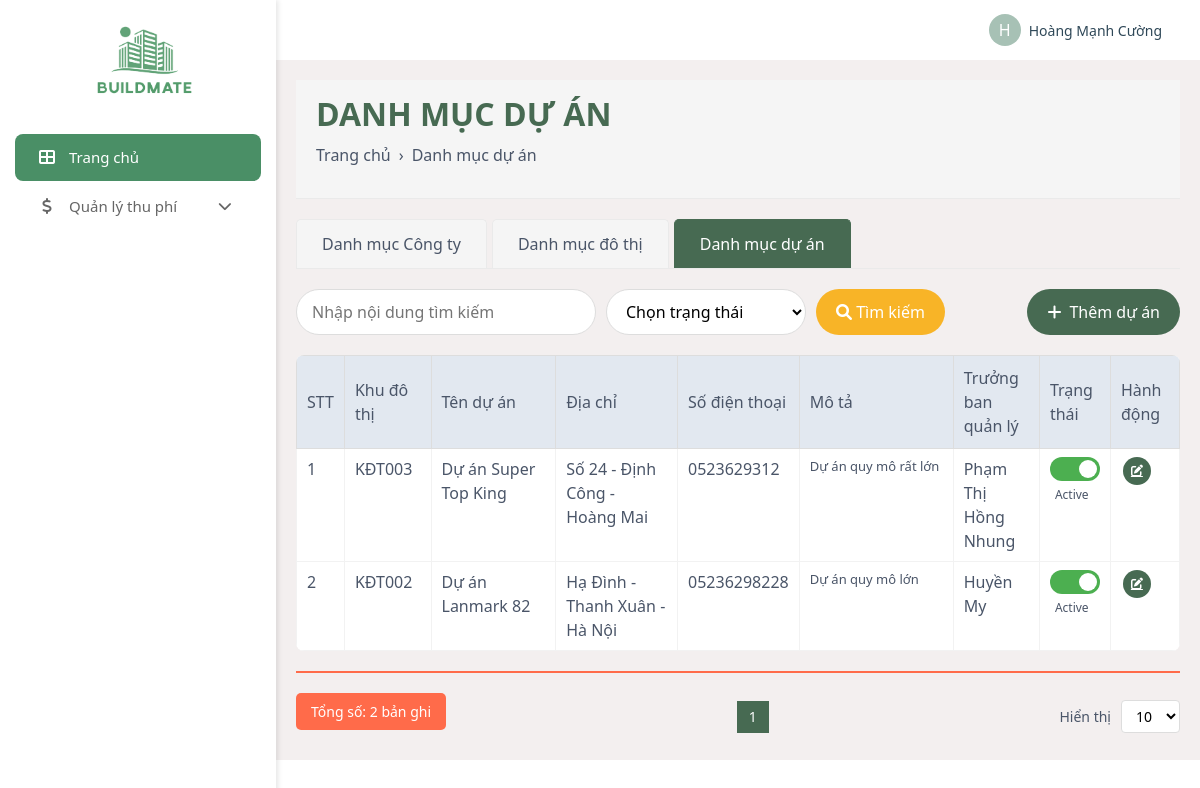
Screenshot of /admin/data-info/projects.php (signed in) with the database file from the repository.
### tables this page shows
CREATE TABLE `projects` (
  `ProjectID` int(11) NOT NULL,
  `Name` varchar(255) NOT NULL,
  `Address` text NOT NULL,
  `Phone` varchar(20) DEFAULT NULL,
  `Email` varchar(255) DEFAULT NULL,
  `Deadlock` date DEFAULT NULL,
  `Description` text DEFAULT NULL,
  `OperationId` varchar(50) DEFAULT NULL,
  `TownShipId` int(11) NOT NULL,
  `ManagerId` int(11) NOT NULL,
  `Status` varchar(50) DEFAULT 'active'
);

CREATE TABLE `townships` (
  `TownShipId` int(11) NOT NULL,
  `Code` varchar(50) NOT NULL,
  `Name` varchar(255) NOT NULL,
  `CompanyId` int(11) NOT NULL
);

CREATE TABLE `staffs` (
  `ID` int(11) NOT NULL,
  `Name` varchar(255) DEFAULT NULL,
  `Email` varchar(255) DEFAULT NULL,
  `PhoneNumber` varchar(20) DEFAULT NULL,
  `Position` varchar(100) DEFAULT NULL,
  `Address` text DEFAULT NULL,
  `DepartmentId` int(11) NOT NULL,
  `NationalID` varchar(50) DEFAULT NULL,
  `Status` enum('active','inactive') DEFAULT 'active'
);

### admin/data-info/projects.php (the view, shortened to what this page needs)
<?php
include '../../database/DBController.php';
?>
<!DOCTYPE html>
<html lang="en">
<head>
    <link rel="stylesheet" href="https://cdnjs.cloudflare.com/ajax/libs/font-awesome/6.0.0/css/all.min.css">
    <link href="https://cdn.jsdelivr.net/npm/bootstrap@5.3.0/dist/css/bootstrap.min.css" rel="stylesheet">
    <link rel="stylesheet" href="../css/admin_style.css">
</head>
<body>
    <div class="d-flex">
        <?php include '../admin_navbar.php'; ?>
        <div style="width: 100%;">
            <?php include '../admin_header.php'; ?>
            <div class="manage-container">
                <div class="page-header">
                    <h2 style="font-weight: bold; color: #476a52; margin-bottom: 10px; text-transform: uppercase;">DANH MỤC DỰ ÁN</h2>
                    <div class="breadcrumb">
                        <a href="/webquanlytoanha/admin/dashboard.php">Trang chủ</a>
                        <span style="margin: 0 8px;">›</span>
                        <span>Danh mục dự án</span>
                    </div>
                </div>
                <div class="tab-navigation">
                    <a href="companies.php" class="tab-item">Danh mục Công ty</a>
                    <a href="townships.php" class="tab-item">Danh mục đô thị</a>
                    <a href="projects.php" class="tab-item active">Danh mục dự án</a>
                </div>
                <div class="search-container">
                    <div class="d-flex">
                        <input type="text" class="search-input" placeholder="Nhập nội dung tìm kiếm">
                        <select class="search-select">
                            <option value="">Chọn trạng thái</option>
                        </select>
                        <button class="search-btn">
                            <i class="fas fa-search"></i> Tìm kiếm
                        </button>
                    </div>
                    <a href="create_project.php" class="add-btn">
                        <i class="fas fa-plus"></i> Thêm dự án
                    </a>
                </div>
                <table class="project-table">
                    <thead>
                        <tr>
                            <th width="5%">STT</th>
                            <th width="10%">Khu đô thị</th>
                            <th width="15%">Tên dự án</th>
                            <th width="15%">Địa chỉ</th>
                            <th width="10%">Số điện thoại</th>
                            <th width="20%">Mô tả</th>
                            <th width="10%">Trưởng ban quản lý</th>
                            <th width="7%">Trạng thái</th>
                            <th width="8%">Hành động</th>
                        </tr>
                    </thead>
                    <tbody>
                        <?php
                        $records_per_page = isset($_GET['per_page']) ? (int)$_GET['per_page'] : 10;
                        $page = isset($_GET['page']) ? (int)$_GET['page'] : 1;
                        $offset = ($page - 1) * $records_per_page;
                        $count_query = mysqli_query($conn, "SELECT COUNT(*) as total FROM Projects");
                        $total_records = mysqli_fetch_assoc($count_query)['total'];
                        $total_pages = ceil($total_records / $records_per_page);
                        $select_projects = mysqli_query($conn, "SELECT p.*, t.Name as TownshipName, t.Code as TownshipCode, s.Name as ManagerName
                                                    FROM Projects p
                                                    LEFT JOIN Townships t ON p.TownshipId = t.TownshipId
                                                    LEFT JOIN Staffs s ON p.ManagerId = s.ID
                                                    ORDER BY p.ProjectID DESC LIMIT $offset, $records_per_page");
                        if (mysqli_num_rows($select_projects) > 0) {
                            $counter = $offset + 1;
                            while ($project = mysqli_fetch_assoc($select_projects)) {
                                $is_active = isset($project['Status']) ? ($project['Status'] == 'active') : true;
                        ?>
                                <tr>
                                    <td><?php echo $counter++; ?></td>
                                    <td><?php echo $project['TownshipCode'] ? $project['TownshipCode'] : 'N/A'; ?></td>
                                    <td><?php echo $project['Name']; ?></td>
                                    <td><?php echo $project['Address']; ?></td>
                                    <td><?php echo $project['Phone']; ?></td>
                                    <td><div class="project-description"><?php echo nl2br($project['Description']); ?></div></td>
                                    <td><?php echo $project['ManagerName'] ? $project['ManagerName'] : 'N/A'; ?></td>
                                    <td>
                                        <label class="switch">
                                            <span class="slider"></span>
                                        </label>
                                        <span class="status-text"><?php echo $is_active ? 'Active' : 'Inactive'; ?></span>
                                    </td>
                                    <td>
                                        <div class="d-flex">
                                            <a href="update_project.php?id=<?php echo $project['ProjectID']; ?>" class="action-btn edit-btn"><i class="fas fa-edit"></i></a>
                                        </div>
                                    </td>
                                </tr>
                        <?php
                            }
                        } else {
                            echo '<tr><td colspan="9" class="text-center">Không có dữ liệu dự án</td></tr>';
                        }
                        ?>
                    </tbody>
                </table>
                <div class="separator-line"></div>
                <div class="pagination">
                    <div class="total-count">Tổng số: <?php echo $total_records; ?> bản ghi</div>
                    <div class="page-controls">
                        <?php
                        $start_page = max(1, $page - 2);
                        $end_page = min($total_pages, $page + 2);
                        for ($i = $start_page; $i <= $end_page; $i++):
                        ?>
                            <a href="projects.php?page=<?php echo $i; ?>&per_page=<?php echo $records_per_page; ?>" class="page-item <?php echo ($i == $page) ? 'active' : ''; ?>"><?php echo $i; ?></a>
                        <?php endfor; ?>
                    </div>
                    <div class="items-per-page">
                        <span>Hiển thị</span>
                        <select class="dropdown-per-page" onchange="window.location.href='projects.php?page=1&per_page='+this.value">
                            <option value="10" <?php echo ($records_per_page == 10) ? 'selected' : ''; ?>>10</option>
                        </select>
                    </div>
                </div>
            </div>
        </div>
    </div>
</body>
</html>

### admin/css/admin_style.css (style rules this page uses)
* { margin: 0; padding: 0; box-sizing: border-box; }
body { margin: 0; font-family: Arial, sans-serif; }
.manage-container { width: calc(100% - 250px); }

### admin/data-info/projects.php (style rules this page uses)
body { background-color: #f5f5f5; font-family: 'Segoe UI', Tahoma, Geneva, Verdana, sans-serif; }
.page-header { background-color: #f5f5f5; padding: 15px 20px; color: #4a5568; border-bottom: 1px solid #eaeaea; }
.breadcrumb { display: flex; align-items: center; margin-bottom: 0; padding: 0; background-color: transparent; font-size: 14px; }
.breadcrumb a { color: #4a5568; text-decoration: none; }
.tab-navigation { display: flex; margin: 20px 0; border-bottom: 1px solid #eaeaea; }
.tab-item { padding: 12px 25px; background-color: #f5f5f5; color: #4a5568; border: 1px solid #eaeaea; border-bottom: none; cursor: pointer; font-weight: 500; margin-right: 5px; border-radius: 5px 5px 0 0; text-decoration: none; }
.tab-item.active { background-color: #476a52; color: white; border-color: #476a52; }
.search-container { display: flex; justify-content: space-between; margin: 20px 0; }
.search-input { width: 300px; padding: 10px 15px; border: 1px solid #ddd; border-radius: 50px; outline: none; }
.search-select { width: 200px; padding: 10px 15px; border: 1px solid #ddd; border-radius: 50px; outline: none; margin-left: 10px; background-color: white; }
.search-btn { padding: 8px 20px; border: none; border-radius: 50px; background-color: #f8b427; color: white; cursor: pointer; margin-left: 10px; }
.add-btn { padding: 10px 20px; border: none; border-radius: 50px; background-color: #476a52; color: white; cursor: pointer; display: flex; align-items: center; gap: 8px; text-decoration: none; }
.project-table { width: 100%; background-color: white; border-radius: 8px; overflow: hidden; margin-top: 20px; border-collapse: collapse; }
.project-table th { background-color: #e2e8f0; color: #4a5568; text-align: left; padding: 10px; font-weight: 500; border: 1px solid #ddd; }
.project-table td { padding: 8px 10px; border: 1px solid #f2f2f2; color: #4a5568; vertical-align: top; }
.action-btn { width: 28px; height: 28px; border-radius: 50%; display: inline-flex; align-items: center; justify-content: center; color: white; margin: 0 2px; font-size: 12px; }
.edit-btn { background-color: #476a52; }
.pagination { display: flex; justify-content: space-between; align-items: center; margin-top: 20px; font-size: 14px; color: #4a5568; }
.page-controls { display: flex; align-items: center; gap: 5px; }
.page-item { width: 32px; height: 32px; display: flex; align-items: center; justify-content: center; border: 1px solid #ddd; cursor: pointer; text-decoration: none; color: #4a5568; }
.page-item.active { background-color: #476a52; color: white; border-color: #476a52; }
.items-per-page { display: flex; align-items: center; gap: 10px; }
.dropdown-per-page { padding: 5px 10px; border: 1px solid #ddd; border-radius: 4px; background-color: white; }
.manage-container { background:rgb(243, 239, 239) !important; width: 100%; padding: 20px; }
.project-description { font-size: 13px; line-height: 1.4; }
.separator-line { height: 2px; background-color: #ff6b4a; margin: 20px 0; }
.total-count { padding: 8px 15px; background-color: #ff6b4a; color: white; border-radius: 5px; display: inline-block; font-weight: 500; margin-bottom: 10px; }
.switch { position: relative; display: inline-block; width: 50px; height: 24px; }
.slider { position: absolute; cursor: pointer; top: 0; left: 0; right: 0; bottom: 0; background-color: #ccc; transition: .4s; border-radius: 34px; }
.slider:before { position: absolute; content: ""; height: 18px; width: 18px; left: 3px; bottom: 3px; background-color: white; transition: .4s; border-radius: 50%; }
input:checked + .slider { background-color: #4CAF50; }
input:checked + .slider:before { transform: translateX(26px); }
.status-text { margin-left: 5px; font-size: 12px; font-weight: 500; }

### rows the page displays
projects: TownShipId.Code "KĐT003", Name "Dự án Super Top King", Address "Số 24 - Định Công - Hoàng Mai", Phone "0523629312", Description "Dự án quy mô rất lớn", staffs.Name "Phạm Thị Hồng Nhung", Status "Active"
projects: TownShipId.Code "KĐT002", Name "Dự án Lanmark 82", Address "Hạ Đình - Thanh Xuân - Hà Nội", Phone "05236298228", Description "Dự án quy mô lớn", staffs.Name "Huyền My", Status "Active"

### other values shown
substr($name, 0, 1) "H"
$name "Hoàng Mạnh Cường"
$total_records "2"
